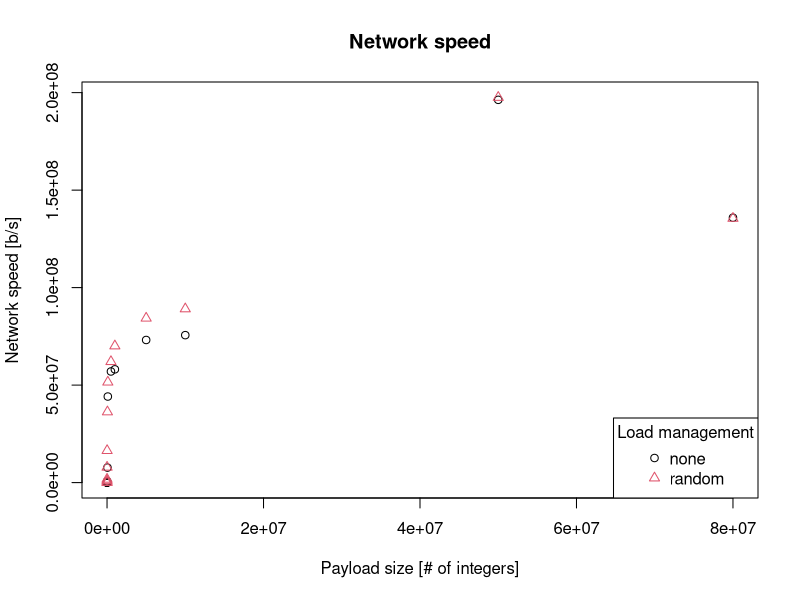
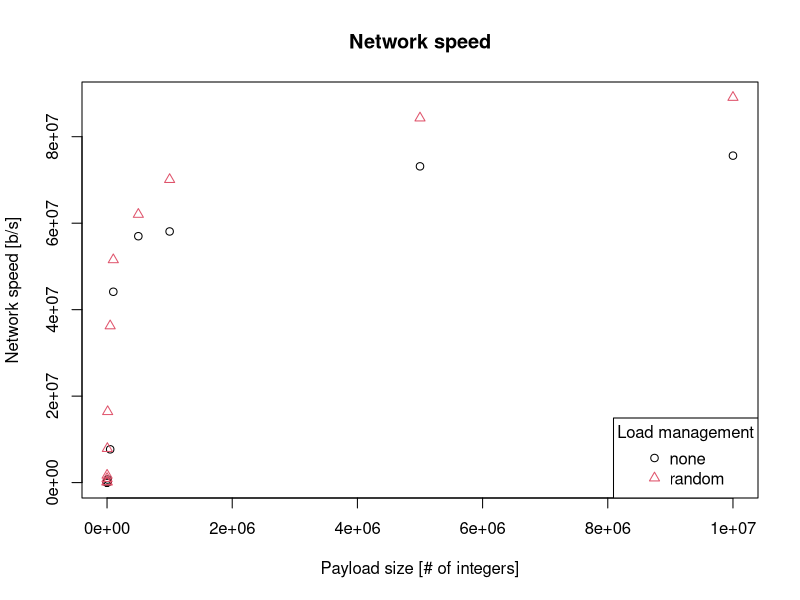

The R source for these figures, in order:
d <- read.csv('../data/communications_rtt_2.dat', sep=' ')
d$hrtt <- d$rtt_ms / 2

# payload of 32-bit ints, hrtt in ms -> netspeed in b/s
d$netspeed <- (d$payload_size * 32) / (d$hrtt / 1000)

d <- aggregate(d, by=list(d$payload_size, d$slaves_processing), FUN=mean)
d$slaves_processing <- factor(d$Group.2)
d$Group.2 <- NULL
d$Group.1 <- NULL

dl <- d[d$payload_size <= 10000000,]
dh <- d[d$payload_size > 10000000,]

svg('netspeed_vs_payload.svg', width=10, height=8)
x <- d
plot(x$netspeed ~ x$payload_size,
  col=as.numeric(x$slaves_processing),
  pch=as.numeric(x$slaves_processing),
  main="Network speed",
  xlab="Payload size [# of integers]",
  ylab="Network speed [b/s]")
legend("bottomright",
  levels(x$slaves_processing),
  pch=as.numeric(levels(factor(as.numeric(x$slaves_processing)))),
  col=as.numeric(levels(factor(as.numeric(x$slaves_processing)))),
  title='Load management')
dev.off()

svg('netspeed_vs_payload_l.svg', width=10, height=8)
x <- dl
plot(x$netspeed ~ x$payload_size,
  col=as.numeric(x$slaves_processing),
  pch=as.numeric(x$slaves_processing),
  main="Network speed",
  xlab="Payload size [# of integers]",
  ylab="Network speed [b/s]")
legend("bottomright",
  levels(x$slaves_processing),
  pch=as.numeric(levels(factor(as.numeric(x$slaves_processing)))),
  col=as.numeric(levels(factor(as.numeric(x$slaves_processing)))),
  title='Load management')
dev.off()
